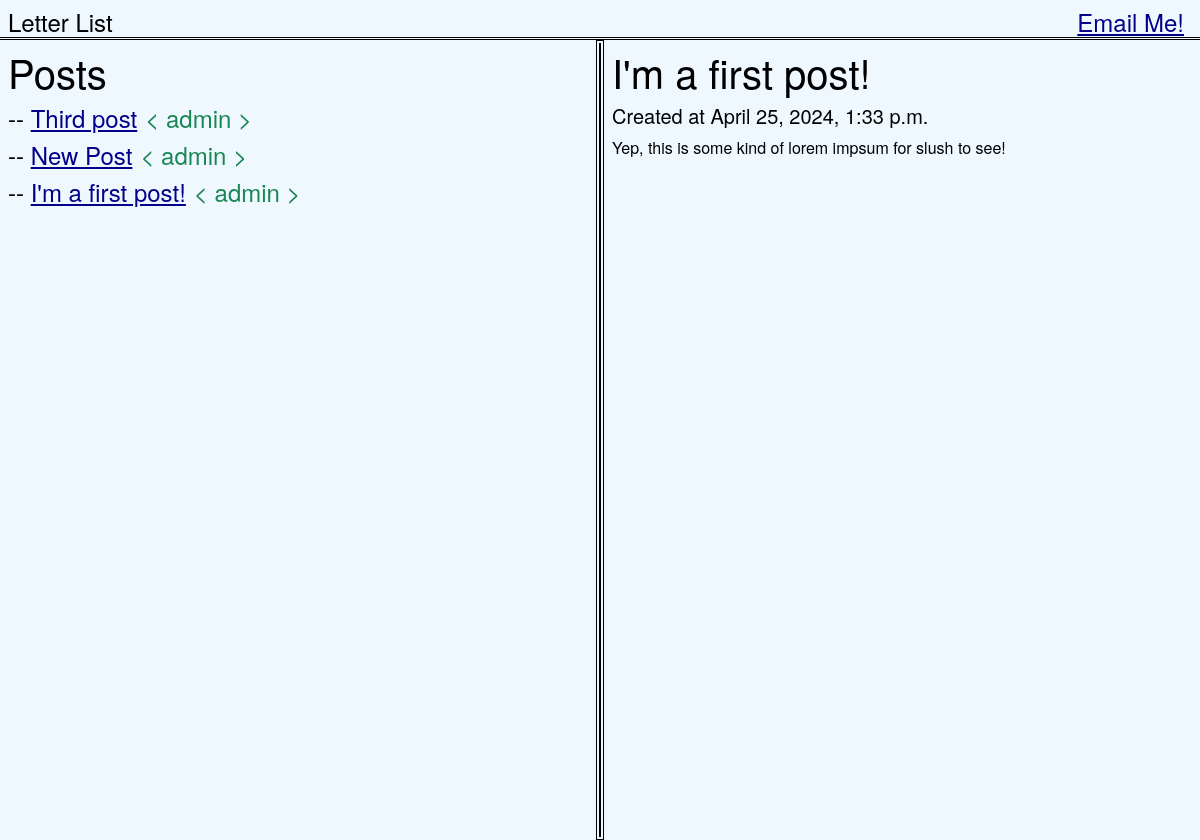
Page /home/1 on the earlier database version.
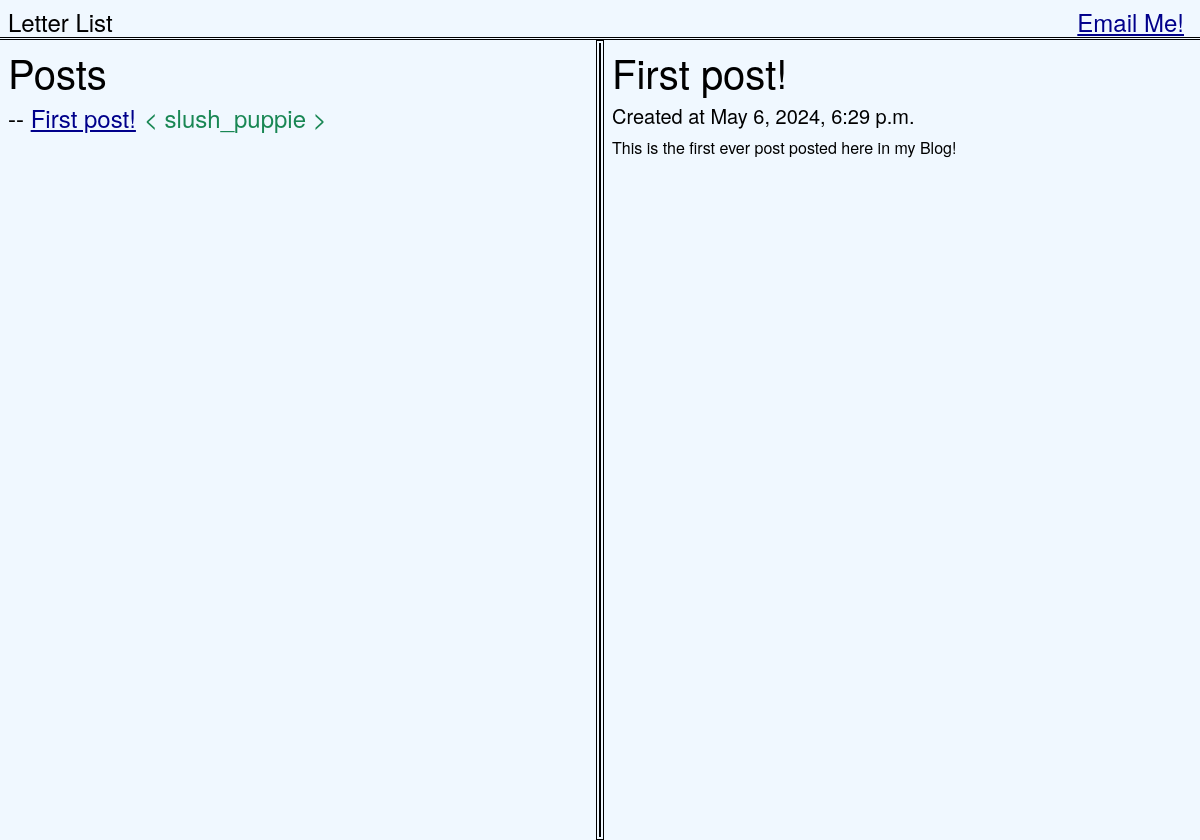
Same page on the later database version.
### blog/models.py (models this page shows)
class post(models.Model):
    author = models.ForeignKey(User, default=1, null=True, on_delete=models.SET_NULL)
    title = models.CharField(max_length=200)
    content = models.CharField(max_length=10000)
    created_at = models.DateTimeField(auto_now_add=True)

### blog/views.py (the view, shortened to what this page needs)
# urls.py: path('home/<int:id>', views.home),
def home(request, id=1):
    form = postForm
    Post = post.objects.get(pk=id)
    context = {
        "posts":post.objects.all().order_by('-id'),
        "form":form,
        "post":Post,
    }
    form = postForm()
    return render(request, "index.html", context)

### blog/templates/index.html (shortened to what this page needs)
{% extends 'base.html' %}
{% load crispy_forms_tags %}
{% block content %}
<nav id="nav" class="px-2 py-1 inline d-flex flex-row">
  <a class="navbar-brand" href="#">Letter List</a>
  <div id="separator"></div>
  <a href="mailto:letterlista@aol.com" id="mail" class="mx-2">Email Me!</a>
</nav>
<div class="d-flex flex-row h-100">
    <div class="p-2 w-50 h-100" style="overflow: scroll;">
        <h1>Posts</h1>
        {% for post in posts %}
            <div class="d-flex flex-row flex-inline">
              <h4>-- <a href="../home/{{ post.id }}">{{ post.title }}</a></h4>
              <h4 class="text-success px-2">< {{ post.author }} ></h4>
            </div>
        {% endfor %}
    </div>
    <div id="vertical-border"></div>
    <div class="p-2 w-50 h-100" id="view">
        {% if post %}
          <h1>{{ post.title }}</h1>
          <h5>Created at {{ post.created_at }}</h5>
          <p>{{ post.content }}</p>
        {% else %}
          <h1>{{ post.title }}</h1>
          <h5>Created at {{ post.created_at }}</h5>
          <p>{{ post.content }}</p>
        {% endif %}
    </div>
</div>
{% endblock content %}

### blog/templates/base.html (shortened to what this page needs)
<link href="https://cdn.jsdelivr.net/npm/bootstrap@5.3.3/dist/css/bootstrap.min.css" rel="stylesheet">
{% block content %}
{% endblock content %}

### blog/templates/base.html (style rules this page uses)
#vertical-border { width: 0; height: 100%; border-style:double; border-width: 0.5vh; }
a { color: darkblue; }
#mail { font-size: 3vh; height: 3vh; width: fit-content; min-width: fit-content; }
#separator { width: 90%; color: white; padding:0; margin:0; }
nav { height: 5vh; }
#nav { font-family: "Helvetica Neue"; font-size: 3vh; height: 5vh; background-color: aliceblue; color: black; border-bottom-style: double; border-color: black; }

Differences in the rows shown:
removed post: title "Third post", author "admin"
removed post: title "New Post", author "admin"
changed post: title "I'm a first post!" → "First post!"; author "admin" → "slush_puppie"; created_at "April 25, 2024, 1:33 p.m." → "May 6, 2024, 6:29 p.m."; content "Yep, this is some kind of lorem impsum for slush to see!" → "This is the first ever post posted here in my Blog!"
